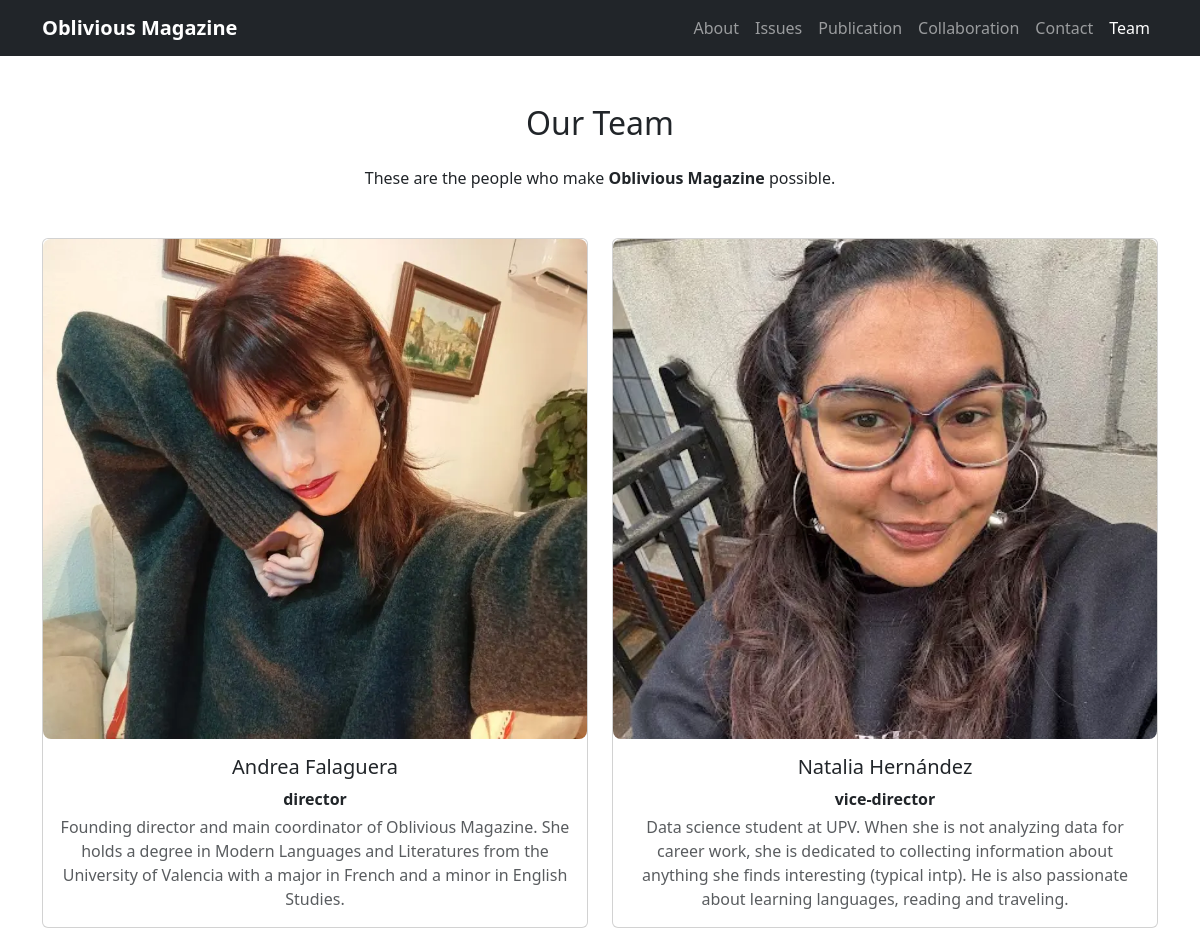
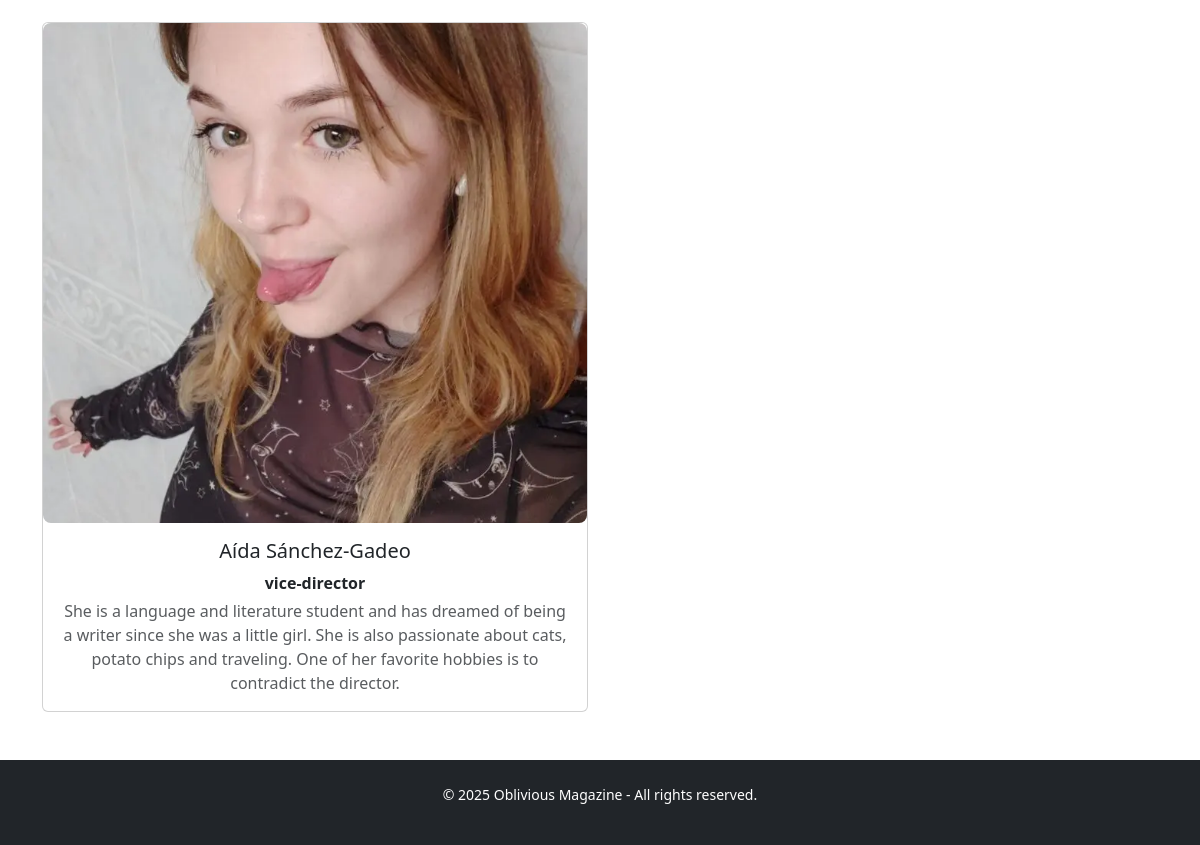
The app's page /team with its own data (2 pictures, top to bottom).
### tables this page shows
CREATE TABLE team (
    id INTEGER PRIMARY KEY AUTOINCREMENT,
    name TEXT NOT NULL,
    role TEXT NOT NULL,
    photo TEXT,
    description TEXT
);

### app.py (the view)
@app.route('/team')
def equipo():
    conn = get_db_connection()
    members = conn.execute('SELECT * FROM team').fetchall()
    conn.close()
    return render_template('team.html', members=members)

### app.py (called while the page is built)
def get_db_connection():
    conn = sqlite3.connect('revista.db')
    conn.row_factory = sqlite3.Row
    return conn

### templates/team.html (shortened to what this page needs)
<!DOCTYPE html>
<html lang="en">
<head>
  <link rel="stylesheet" href="{{ url_for('static', filename='style.css') }}">
  <link href="https://cdn.jsdelivr.net/npm/bootstrap@5.3.0/dist/css/bootstrap.min.css" rel="stylesheet">
</head>
<body>
{% include 'navbar.html' %}
  <main class="container my-5">
    <h2 class="text-center mb-4">Our Team</h2>
    <p class="text-center">These are the people who make <strong>Oblivious Magazine</strong> possible.</p>
    <div class="row row-cols-1 row-cols-md-2 g-4 mt-4">
      {% for member in members %}
      <div class="col">
        <div class="card h-100 text-center">
          <img src="{{ url_for('static', filename=member['photo']) }}" class="card-img-top" alt="Photo of {{ member['name'] }}">
          <div class="card-body">
            <h5 class="card-title">{{ member['name'] }}</h5>
            <p class="card-text mb-1"><strong>{{ member['role'] }}</strong></p>
            <p class="card-text text-muted">{{ member['description'] }}</p>
          </div>
        </div>
      </div>
      {% endfor %}
    </div>
  </main>
  <footer class="text-center bg-dark text-white py-4 mt-5">
    <p>&copy; 2025 Oblivious Magazine - All rights reserved.</p>
  </footer>
</body>
</html>

### templates/navbar.html (shortened to what this page needs)
<nav class="navbar navbar-expand-lg navbar-dark bg-dark">
  <div class="container">
    <a class="navbar-brand" href="{{ url_for('home') }}">Oblivious Magazine</a>
    <div class="collapse navbar-collapse" id="navbarNav">
      <ul class="navbar-nav ms-auto">
        <li class="nav-item">
          <a class="nav-link {% if request.path == '/' %}active{% endif %}" href="{{ url_for('home') }}">About</a>
        </li>
        <li class="nav-item">
          <a class="nav-link {% if request.path == '/issues' %}active{% endif %}" href="{{ url_for('numeros') }}">Issues</a>
        </li>
        <li class="nav-item">
          <a class="nav-link {% if request.path == '/publication' %}active{% endif %}" href="{{ url_for('publicacion') }}">Publication</a>
        </li>
        <li class="nav-item">
          <a class="nav-link {% if request.path == '/collaboration' %}active{% endif %}" href="{{ url_for('colaboracion') }}">Collaboration</a>
        </li>
        <li class="nav-item">
          <a class="nav-link {% if request.path == '/contact' %}active{% endif %}" href="{{ url_for('contacto') }}">Contact</a>
        </li>
        <li class="nav-item">
          <a class="nav-link {% if request.path == '/team' %}active{% endif %}" href="{{ url_for('equipo') }}">Team</a>
        </li>
      </ul>
    </div>
  </div>
</nav>

### static/style.css (style rules this page uses)
body { font-family: 'Arial', sans-serif; }
.navbar-brand { font-weight: bold; font-size: 1.5rem; }
img { max-width: 100%; height: auto; border-radius: 10px; }
footer { margin-top: 50px; font-size: 14px; }

### templates/team.html (style rules this page uses)
.card-img-top { width: 100%; height: 500px; object-fit: cover; aspect-ratio: 1 / 1; border-radius: 8px; }

### records on screen
team: photo (picture), name "Andrea Falaguera", role "director", description "Founding director and main coordinator of Oblivious Magazine. She holds a degree in Modern Languages and Literatures from the University of Valencia with a major in French and a minor in English Studies."
team: photo (picture), name "Natalia Hernández", role "vice-director", description "Data science student at UPV. When she is not analyzing data for career work, she is dedicated to collecting information about anything she finds interesting (typical intp). He is also passionate about learning languages, reading and traveling."
team: photo (picture), name "Aída Sánchez-Gadeo", role "vice-director", description "She is a language and literature student and has dreamed of being a writer since she was a little girl. She is also passionate about cats, potato chips and traveling. One of her favorite hobbies is to contradict the director."
